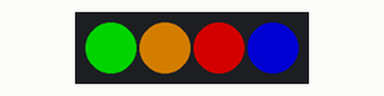
Recording of a program running on a simulated Raspberry Pi Pico running MicroPython. On the bench: 4 RGB LEDs in strip order, left to right. Dim RGB values are drawn brighter than linear.

Above: at 0.5 s.
At 1.5 s:
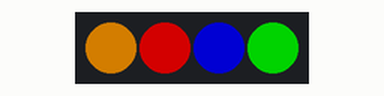
At 2.5 s:
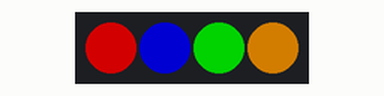
At 3.5 s:
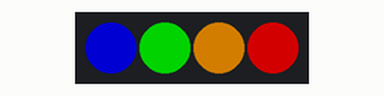
At 4.5 s:
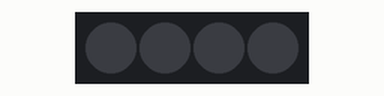
Timing chart, 0 to 6.5 s (numbered marks = the images above):
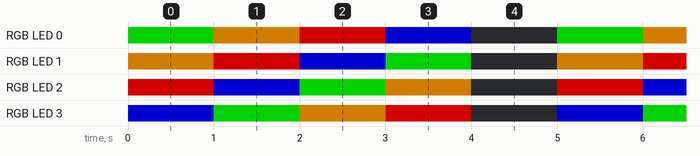

Measured:
- by itself, RGB LED 0: repeats every 5.0 s: RGB(127, 75, 0) 1.0 s, RGB(127, 0, 0) 1.0 s, RGB(0, 0, 127) 1.0 s, off 1.0 s, RGB(0, 127, 0) 1.0 s
- by itself, RGB LED 1: repeats every 5.0 s: RGB(127, 0, 0) 1.0 s, RGB(0, 0, 127) 1.0 s, RGB(0, 127, 0) 1.0 s, off 1.0 s, RGB(127, 75, 0) 1.0 s
- by itself, RGB LED 2: repeats every 5.0 s: RGB(0, 0, 127) 1.0 s, RGB(0, 127, 0) 1.0 s, RGB(127, 75, 0) 1.0 s, off 1.0 s, RGB(127, 0, 0) 1.0 s
- by itself, RGB LED 3: repeats every 5.0 s: RGB(0, 127, 0) 1.0 s, RGB(127, 75, 0) 1.0 s, RGB(127, 0, 0) 1.0 s, off 1.0 s, RGB(0, 0, 127) 1.0 s

The program:

rgb_led_test.py
```python
from PicoAutonomousRobotics import KitronikPicoRobotBuggy
from time import sleep

my_robot = KitronikPicoRobotBuggy()
LEDState = 0

def LEDPattern():
    global LEDState

    if LEDState == 0:
        my_robot.setLED(3,my_robot.BLUE)
        my_robot.setLED(0,my_robot.GREEN)
        my_robot.setLED(1,my_robot.YELLOW)
        my_robot.setLED(2,my_robot.RED)
        LEDState = 1
    elif LEDState == 1:
        my_robot.setLED(2,my_robot.BLUE)
        my_robot.setLED(3,my_robot.GREEN)
        my_robot.setLED(0,my_robot.YELLOW)
        my_robot.setLED(1,my_robot.RED)
        LEDState = 2
    elif LEDState == 2:
        my_robot.setLED(1,my_robot.BLUE)
        my_robot.setLED(2,my_robot.GREEN)
        my_robot.setLED(3,my_robot.YELLOW)
        my_robot.setLED(0,my_robot.RED)
        LEDState = 3
    elif LEDState == 3:
        my_robot.setLED(0,my_robot.BLUE)
        my_robot.setLED(1,my_robot.GREEN)
        my_robot.setLED(2,my_robot.YELLOW)
        my_robot.setLED(3,my_robot.RED)
        LEDState = 4
    else:
        my_robot.setLED(0,my_robot.BLACK)
        my_robot.setLED(1,my_robot.BLACK)
        my_robot.setLED(2,my_robot.BLACK)
        my_robot.setLED(3,my_robot.BLACK)
        LEDState = 0
    my_robot.show()


while True:
    LEDPattern()
    sleep(1)
```
